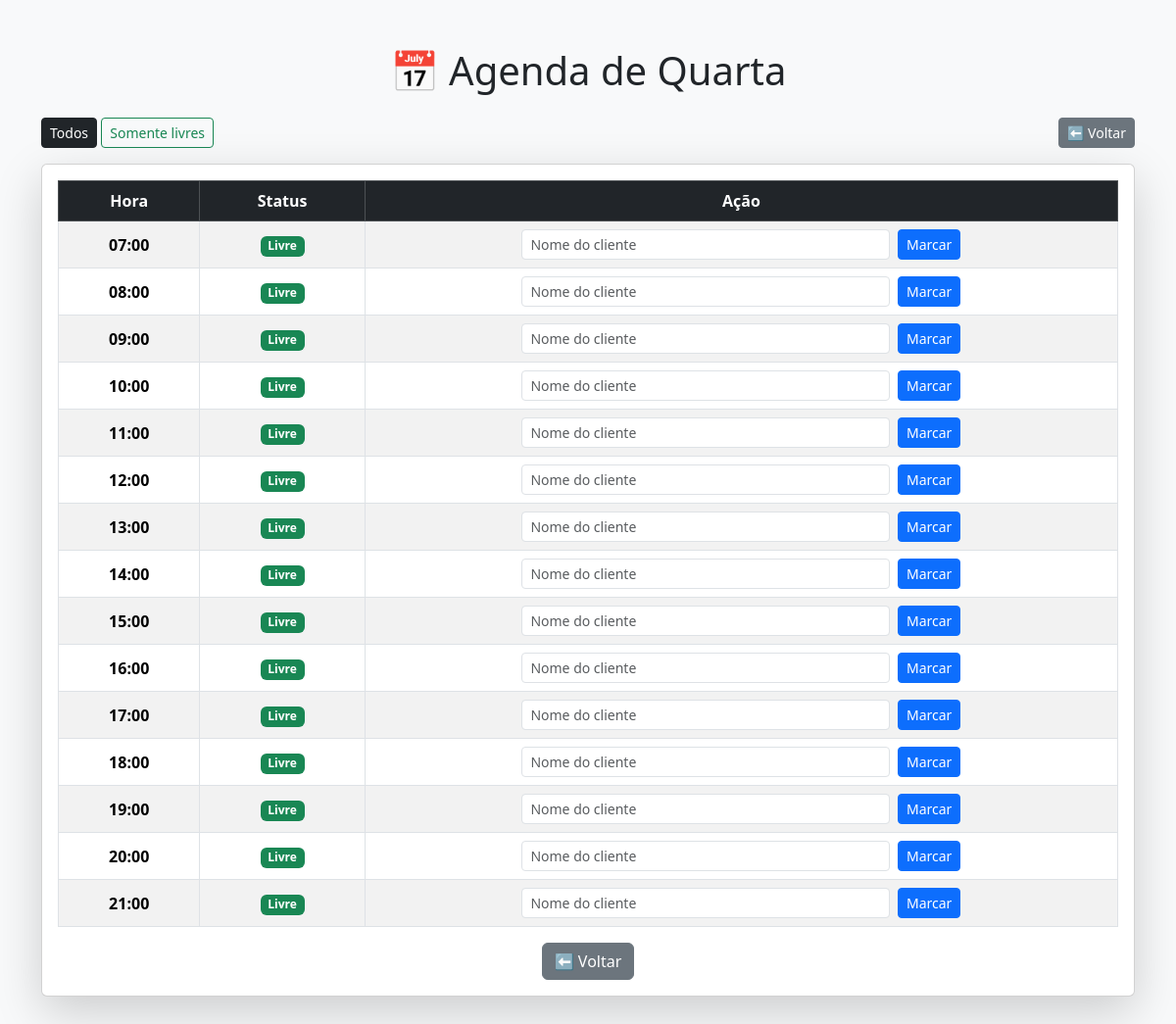
The app's page /agenda/Quarta with its own data.
### tables this page shows
CREATE TABLE horarios (
            id INTEGER PRIMARY KEY AUTOINCREMENT,
            dia TEXT,
            hora TEXT,
            cliente TEXT
        );

### app.py (the view)
@app.route("/agenda/<dia>")
def agenda(dia):
    filtro = request.args.get("filtro", "todos")
    horarios = get_agenda(dia)
    if filtro == "livres":
        horarios = [h for h in horarios if h[2] is None]
    return render_template("marcar.html", dia=dia, horarios=horarios, filtro=filtro)

### app.py (called while the page is built)
def get_agenda(dia):
    conn = sqlite3.connect("agenda.db")
    cursor = conn.cursor()
    cursor.execute("SELECT id, hora, cliente FROM horarios WHERE dia=? ORDER BY hora", (dia,))
    horarios = cursor.fetchall()
    conn.close()
    return horarios

### templates/marcar.html (shortened to what this page needs)
<!DOCTYPE html>
<html lang="pt-br">
<head>
    <link href="https://cdn.jsdelivr.net/npm/bootstrap@5.3.3/dist/css/bootstrap.min.css" rel="stylesheet">
</head>
<body class="bg-light">
    <div class="container py-5">
        <h1 class="text-center mb-4">📅 Agenda de {{ dia }}</h1>
<div class="d-flex justify-content-between mb-3">
    <div>
        <a href="/agenda/{{ dia }}?filtro=todos" class="btn btn-outline-dark btn-sm {% if filtro=='todos' %}active{% endif %}">Todos</a>
        <a href="/agenda/{{ dia }}?filtro=livres" class="btn btn-outline-success btn-sm {% if filtro=='livres' %}active{% endif %}">Somente livres</a>
    </div>
    <a href="/" class="btn btn-secondary btn-sm">⬅️ Voltar</a>
</div>
<div class="card shadow-lg">
            <div class="card-body">
                <table class="table table-bordered table-striped text-center align-middle">
                    <thead class="table-dark">
                        <tr>
                            <th>Hora</th>
                            <th>Status</th>
                            <th>Ação</th>
                        </tr>
                    </thead>
                    <tbody>
                        {% for h in horarios %}
                        <tr>
                            <td><strong>{{ h[1] }}</strong></td>
                            <td>
                                {% if h[2] %}
                                    <span class="badge bg-danger">Reservado para {{ h[2] }}</span>
                                {% else %}
                                    <span class="badge bg-success">Livre</span>
                                {% endif %}
                            </td>
                            <td>
                                {% if h[2] %}
                                    <a href="/cancelar/{{ h[0] }}" class="btn btn-sm btn-outline-danger">Cancelar</a>
                                {% else %}
                                    <form action="/marcar/{{ h[0] }}" method="post" class="d-flex gap-2 justify-content-center">
                                        <input type="text" name="cliente" placeholder="Nome do cliente" required class="form-control form-control-sm w-50">
                                        <button type="submit" class="btn btn-sm btn-primary">Marcar</button>
                                    </form>
                                {% endif %}
                            </td>
                        </tr>
                        {% endfor %}
                    </tbody>
                </table>
                <div class="text-center mt-3">
                    <a href="/" class="btn btn-secondary">⬅️ Voltar</a>
                </div>
            </div>
        </div>
    </div>
</body>
</html>

### records on screen
horarios: hora "07:00"
horarios: hora "08:00"
horarios: hora "09:00"
horarios: hora "10:00"
horarios: hora "11:00"
horarios: hora "12:00"
horarios: hora "13:00"
horarios: hora "14:00"
horarios: hora "15:00"
horarios: hora "16:00"
horarios: hora "17:00"
horarios: hora "18:00"
horarios: hora "19:00"
horarios: hora "20:00"
horarios: hora "21:00"

### other values on screen
{{ dia }} "Quarta"
